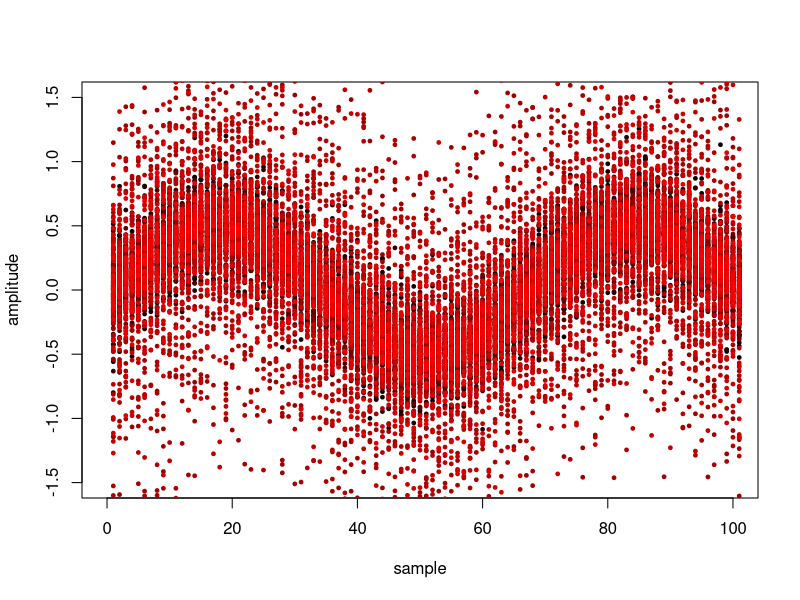

This chart was generated by the following R code:
signal <- function(N=100, frequency=1, amplitude=1) {
  x <- seq(0,1,by=1/N)

  ans <- amplitude * sin(frequency * pi * x)
  
  return(ans)
}
noise <- function(x, multiplier=0.5) {
  amp <- max(x) - min(x)
  ans <- x + rnorm(length(x), sd=multiplier*amp)
  
  return(ans)
}

averagesMethod <- function(x){
  pos <- x > 0
  neg <- x < 0

  sumPos <- sum(pos)
  sumNeg <- sum(neg)

  avPos <- sumPos / length(pos)
  avNeg <- sumNeg / length(neg)

  if (avPos > avNeg) {
    return(+1)
  } else {
    return(-1)
  }
}

detect <- function(y) {
  pos <- sum(y > 0)
  neg <- sum(y < 0)
  
  if (pos > neg) {
    return(+1)
  } else {
    return(-1)
  }
}

plot(0, 0, xlim=c(0,100), ylim=c(-1.5,1.5), type="n", xlab="sample", ylab="amplitude")

dataSample <- signal(100, 3, 0.50)
points(dataSample, pch=19, cex=0.5, col=rgb(0, 1, 0))

# Generated-code to visualize the waves
points(noise(dataSample, 0.254),pch=19, cex=0.5, col=rgb(0.0039215686274509803, 0,0))
points(noise(dataSample, 0.253),pch=19, cex=0.5, col=rgb(0.0078431372549019607, 0,0))
points(noise(dataSample, 0.252),pch=19, cex=0.5, col=rgb(0.011764705882352941, 0,0))
points(noise(dataSample, 0.251),pch=19, cex=0.5, col=rgb(0.015686274509803921, 0,0))
points(noise(dataSample, 0.250),pch=19, cex=0.5, col=rgb(0.019607843137254902, 0,0))
points(noise(dataSample, 0.249),pch=19, cex=0.5, col=rgb(0.023529411764705882, 0,0))
points(noise(dataSample, 0.248),pch=19, cex=0.5, col=rgb(0.027450980392156862, 0,0))
points(noise(dataSample, 0.247),pch=19, cex=0.5, col=rgb(0.031372549019607843, 0,0))
points(noise(dataSample, 0.246),pch=19, cex=0.5, col=rgb(0.035294117647058823, 0,0))
points(noise(dataSample, 0.245),pch=19, cex=0.5, col=rgb(0.039215686274509803, 0,0))
points(noise(dataSample, 0.244),pch=19, cex=0.5, col=rgb(0.043137254901960784, 0,0))
points(noise(dataSample, 0.243),pch=19, cex=0.5, col=rgb(0.047058823529411764, 0,0))
points(noise(dataSample, 0.242),pch=19, cex=0.5, col=rgb(0.050980392156862744, 0,0))
points(noise(dataSample, 0.241),pch=19, cex=0.5, col=rgb(0.054901960784313725, 0,0))
points(noise(dataSample, 0.240),pch=19, cex=0.5, col=rgb(0.058823529411764705, 0,0))
points(noise(dataSample, 0.239),pch=19, cex=0.5, col=rgb(0.062745098039215685, 0,0))
points(noise(dataSample, 0.238),pch=19, cex=0.5, col=rgb(0.066666666666666666, 0,0))
points(noise(dataSample, 0.237),pch=19, cex=0.5, col=rgb(0.070588235294117646, 0,0))
points(noise(dataSample, 0.236),pch=19, cex=0.5, col=rgb(0.074509803921568626, 0,0))
points(noise(dataSample, 0.235),pch=19, cex=0.5, col=rgb(0.078431372549019607, 0,0))
points(noise(dataSample, 0.234),pch=19, cex=0.5, col=rgb(0.082352941176470587, 0,0))
points(noise(dataSample, 0.233),pch=19, cex=0.5, col=rgb(0.086274509803921567, 0,0))
points(noise(dataSample, 0.232),pch=19, cex=0.5, col=rgb(0.090196078431372548, 0,0))
points(noise(dataSample, 0.231),pch=19, cex=0.5, col=rgb(0.094117647058823528, 0,0))
points(noise(dataSample, 0.230),pch=19, cex=0.5, col=rgb(0.098039215686274508, 0,0))
points(noise(dataSample, 0.229),pch=19, cex=0.5, col=rgb(0.10196078431372549, 0,0))
points(noise(dataSample, 0.228),pch=19, cex=0.5, col=rgb(0.10588235294117647, 0,0))
points(noise(dataSample, 0.227),pch=19, cex=0.5, col=rgb(0.10980392156862745, 0,0))
points(noise(dataSample, 0.226),pch=19, cex=0.5, col=rgb(0.11372549019607843, 0,0))
points(noise(dataSample, 0.225),pch=19, cex=0.5, col=rgb(0.11764705882352941, 0,0))
points(noise(dataSample, 0.224),pch=19, cex=0.5, col=rgb(0.12156862745098039, 0,0))
points(noise(dataSample, 0.223),pch=19, cex=0.5, col=rgb(0.12549019607843137, 0,0))
points(noise(dataSample, 0.222),pch=19, cex=0.5, col=rgb(0.12941176470588237, 0,0))
points(noise(dataSample, 0.221),pch=19, cex=0.5, col=rgb(0.13333333333333333, 0,0))
points(noise(dataSample, 0.220),pch=19, cex=0.5, col=rgb(0.13725490196078433, 0,0))
points(noise(dataSample, 0.219),pch=19, cex=0.5, col=rgb(0.14117647058823529, 0,0))
points(noise(dataSample, 0.218),pch=19, cex=0.5, col=rgb(0.14509803921568629, 0,0))
points(noise(dataSample, 0.217),pch=19, cex=0.5, col=rgb(0.14901960784313725, 0,0))
points(noise(dataSample, 0.216),pch=19, cex=0.5, col=rgb(0.15294117647058825, 0,0))
points(noise(dataSample, 0.215),pch=19, cex=0.5, col=rgb(0.15686274509803921, 0,0))
points(noise(dataSample, 0.214),pch=19, cex=0.5, col=rgb(0.16078431372549021, 0,0))
points(noise(dataSample, 0.213),pch=19, cex=0.5, col=rgb(0.16470588235294117, 0,0))
points(noise(dataSample, 0.212),pch=19, cex=0.5, col=rgb(0.16862745098039217, 0,0))
points(noise(dataSample, 0.211),pch=19, cex=0.5, col=rgb(0.17254901960784313, 0,0))
points(noise(dataSample, 0.210),pch=19, cex=0.5, col=rgb(0.17647058823529413, 0,0))
points(noise(dataSample, 0.209),pch=19, cex=0.5, col=rgb(0.1803921568627451, 0,0))
points(noise(dataSample, 0.208),pch=19, cex=0.5, col=rgb(0.18431372549019609, 0,0))
points(noise(dataSample, 0.207),pch=19, cex=0.5, col=rgb(0.18823529411764706, 0,0))
points(noise(dataSample, 0.206),pch=19, cex=0.5, col=rgb(0.19215686274509805, 0,0))
points(noise(dataSample, 0.205),pch=19, cex=0.5, col=rgb(0.19607843137254902, 0,0))
points(noise(dataSample, 0.204),pch=19, cex=0.5, col=rgb(0.20000000000000001, 0,0))
points(noise(dataSample, 0.203),pch=19, cex=0.5, col=rgb(0.20392156862745098, 0,0))
points(noise(dataSample, 0.202),pch=19, cex=0.5, col=rgb(0.20784313725490197, 0,0))
points(noise(dataSample, 0.201),pch=19, cex=0.5, col=rgb(0.21176470588235294, 0,0))
points(noise(dataSample, 0.200),pch=19, cex=0.5, col=rgb(0.21568627450980393, 0,0))
points(noise(dataSample, 0.199),pch=19, cex=0.5, col=rgb(0.2196078431372549, 0,0))
points(noise(dataSample, 0.198),pch=19, cex=0.5, col=rgb(0.22352941176470589, 0,0))
points(noise(dataSample, 0.197),pch=19, cex=0.5, col=rgb(0.22745098039215686, 0,0))
points(noise(dataSample, 0.196),pch=19, cex=0.5, col=rgb(0.23137254901960785, 0,0))
points(noise(dataSample, 0.195),pch=19, cex=0.5, col=rgb(0.23529411764705882, 0,0))
points(noise(dataSample, 0.194),pch=19, cex=0.5, col=rgb(0.23921568627450981, 0,0))
points(noise(dataSample, 0.193),pch=19, cex=0.5, col=rgb(0.24313725490196078, 0,0))
points(noise(dataSample, 0.192),pch=19, cex=0.5, col=rgb(0.24705882352941178, 0,0))
points(noise(dataSample, 0.191),pch=19, cex=0.5, col=rgb(0.25098039215686274, 0,0))
points(noise(dataSample, 0.190),pch=19, cex=0.5, col=rgb(0.25490196078431371, 0,0))
points(noise(dataSample, 0.189),pch=19, cex=0.5, col=rgb(0.25882352941176473, 0,0))
points(noise(dataSample, 0.188),pch=19, cex=0.5, col=rgb(0.2627450980392157, 0,0))
points(noise(dataSample, 0.187),pch=19, cex=0.5, col=rgb(0.26666666666666666, 0,0))
points(noise(dataSample, 0.186),pch=19, cex=0.5, col=rgb(0.27058823529411763, 0,0))
points(noise(dataSample, 0.185),pch=19, cex=0.5, col=rgb(0.27450980392156865, 0,0))
points(noise(dataSample, 0.184),pch=19, cex=0.5, col=rgb(0.27843137254901962, 0,0))
points(noise(dataSample, 0.183),pch=19, cex=0.5, col=rgb(0.28235294117647058, 0,0))
points(noise(dataSample, 0.182),pch=19, cex=0.5, col=rgb(0.28627450980392155, 0,0))
points(noise(dataSample, 0.181),pch=19, cex=0.5, col=rgb(0.29019607843137257, 0,0))
points(noise(dataSample, 0.180),pch=19, cex=0.5, col=rgb(0.29411764705882354, 0,0))
points(noise(dataSample, 0.179),pch=19, cex=0.5, col=rgb(0.29803921568627451, 0,0))
points(noise(dataSample, 0.178),pch=19, cex=0.5, col=rgb(0.30196078431372547, 0,0))
points(noise(dataSample, 0.177),pch=19, cex=0.5, col=rgb(0.30588235294117649, 0,0))
points(noise(dataSample, 0.176),pch=19, cex=0.5, col=rgb(0.30980392156862746, 0,0))
points(noise(dataSample, 0.175),pch=19, cex=0.5, col=rgb(0.31372549019607843, 0,0))
points(noise(dataSample, 0.174),pch=19, cex=0.5, col=rgb(0.31764705882352939, 0,0))
points(noise(dataSample, 0.173),pch=19, cex=0.5, col=rgb(0.32156862745098042, 0,0))
points(noise(dataSample, 0.172),pch=19, cex=0.5, col=rgb(0.32549019607843138, 0,0))
points(noise(dataSample, 0.171),pch=19, cex=0.5, col=rgb(0.32941176470588235, 0,0))
points(noise(dataSample, 0.170),pch=19, cex=0.5, col=rgb(0.33333333333333331, 0,0))
points(noise(dataSample, 0.169),pch=19, cex=0.5, col=rgb(0.33725490196078434, 0,0))
points(noise(dataSample, 0.168),pch=19, cex=0.5, col=rgb(0.3411764705882353, 0,0))
points(noise(dataSample, 0.167),pch=19, cex=0.5, col=rgb(0.34509803921568627, 0,0))
points(noise(dataSample, 0.166),pch=19, cex=0.5, col=rgb(0.34901960784313724, 0,0))
points(noise(dataSample, 0.165),pch=19, cex=0.5, col=rgb(0.35294117647058826, 0,0))
points(noise(dataSample, 0.164),pch=19, cex=0.5, col=rgb(0.35686274509803922, 0,0))
points(noise(dataSample, 0.163),pch=19, cex=0.5, col=rgb(0.36078431372549019, 0,0))
points(noise(dataSample, 0.162),pch=19, cex=0.5, col=rgb(0.36470588235294116, 0,0))
points(noise(dataSample, 0.161),pch=19, cex=0.5, col=rgb(0.36862745098039218, 0,0))
points(noise(dataSample, 0.160),pch=19, cex=0.5, col=rgb(0.37254901960784315, 0,0))
points(noise(dataSample, 0.159),pch=19, cex=0.5, col=rgb(0.37647058823529411, 0,0))
points(noise(dataSample, 0.158),pch=19, cex=0.5, col=rgb(0.38039215686274508, 0,0))
points(noise(dataSample, 0.157),pch=19, cex=0.5, col=rgb(0.3843137254901961, 0,0))
points(noise(dataSample, 0.156),pch=19, cex=0.5, col=rgb(0.38823529411764707, 0,0))
points(noise(dataSample, 0.155),pch=19, cex=0.5, col=rgb(0.39215686274509803, 0,0))
points(noise(dataSample, 0.154),pch=19, cex=0.5, col=rgb(0.396078431372549, 0,0))
points(noise(dataSample, 0.153),pch=19, cex=0.5, col=rgb(0.40000000000000002, 0,0))
points(noise(dataSample, 0.152),pch=19, cex=0.5, col=rgb(0.40392156862745099, 0,0))
points(noise(dataSample, 0.151),pch=19, cex=0.5, col=rgb(0.40784313725490196, 0,0))
points(noise(dataSample, 0.150),pch=19, cex=0.5, col=rgb(0.41176470588235292, 0,0))
points(noise(dataSample, 0.149),pch=19, cex=0.5, col=rgb(0.41568627450980394,0,0))
points(noise(dataSample, 0.148),pch=19, cex=0.5, col=rgb(0.41960784313725491,0,0))
points(noise(dataSample, 0.147),pch=19, cex=0.5, col=rgb(0.42352941176470588,0,0))
points(noise(dataSample, 0.146),pch=19, cex=0.5, col=rgb(0.42745098039215684,0,0))
points(noise(dataSample, 0.145),pch=19, cex=0.5, col=rgb(0.43137254901960786,0,0))
points(noise(dataSample, 0.144),pch=19, cex=0.5, col=rgb(0.43529411764705883,0,0))
points(noise(dataSample, 0.143),pch=19, cex=0.5, col=rgb(0.4392156862745098,0,0))
points(noise(dataSample, 0.142),pch=19, cex=0.5, col=rgb(0.44313725490196076,0,0))
points(noise(dataSample, 0.141),pch=19, cex=0.5, col=rgb(0.44705882352941179,0,0))
points(noise(dataSample, 0.140),pch=19, cex=0.5, col=rgb(0.45098039215686275,0,0))
points(noise(dataSample, 0.139),pch=19, cex=0.5, col=rgb(0.45490196078431372,0,0))
points(noise(dataSample, 0.138),pch=19, cex=0.5, col=rgb(0.45882352941176469,0,0))
points(noise(dataSample, 0.137),pch=19, cex=0.5, col=rgb(0.46274509803921571,0,0))
points(noise(dataSample, 0.136),pch=19, cex=0.5, col=rgb(0.46666666666666667,0,0))
points(noise(dataSample, 0.135),pch=19, cex=0.5, col=rgb(0.47058823529411764,0,0))
points(noise(dataSample, 0.134),pch=19, cex=0.5, col=rgb(0.47450980392156861,0,0))
points(noise(dataSample, 0.133),pch=19, cex=0.5, col=rgb(0.47843137254901963,0,0))
points(noise(dataSample, 0.132),pch=19, cex=0.5, col=rgb(0.4823529411764706, 0,0))
points(noise(dataSample, 0.131),pch=19, cex=0.5, col=rgb(0.48627450980392156,0,0))
points(noise(dataSample, 0.130),pch=19, cex=0.5, col=rgb(0.49019607843137253,0,0))
points(noise(dataSample, 0.129),pch=19, cex=0.5, col=rgb(0.49411764705882355,0,0))
points(noise(dataSample, 0.128),pch=19, cex=0.5, col=rgb(0.49803921568627452,0,0))
points(noise(dataSample, 0.127),pch=19, cex=0.5, col=rgb(0.50196078431372548,0,0))
points(noise(dataSample, 0.126),pch=19, cex=0.5, col=rgb(0.50588235294117645,0,0))
points(noise(dataSample, 0.125),pch=19, cex=0.5, col=rgb(0.50980392156862742,0,0))
points(noise(dataSample, 0.124),pch=19, cex=0.5, col=rgb(0.51372549019607838,0,0))
points(noise(dataSample, 0.123),pch=19, cex=0.5, col=rgb(0.51764705882352946,0,0))
points(noise(dataSample, 0.122),pch=19, cex=0.5, col=rgb(0.52156862745098043,0,0))
points(noise(dataSample, 0.121),pch=19, cex=0.5, col=rgb(0.52549019607843139,0,0))
points(noise(dataSample, 0.120),pch=19, cex=0.5, col=rgb(0.52941176470588236,0,0))
points(noise(dataSample, 0.119),pch=19, cex=0.5, col=rgb(0.53333333333333333,0,0))
points(noise(dataSample, 0.118),pch=19, cex=0.5, col=rgb(0.53725490196078429,0,0))
points(noise(dataSample, 0.117),pch=19, cex=0.5, col=rgb(0.54117647058823526,0,0))
points(noise(dataSample, 0.116),pch=19, cex=0.5, col=rgb(0.54509803921568623,0,0))
points(noise(dataSample, 0.115),pch=19, cex=0.5, col=rgb(0.5490196078431373, 0,0))
points(noise(dataSample, 0.114),pch=19, cex=0.5, col=rgb(0.55294117647058827,0,0))
points(noise(dataSample, 0.113),pch=19, cex=0.5, col=rgb(0.55686274509803924,0,0))
points(noise(dataSample, 0.112),pch=19, cex=0.5, col=rgb(0.5607843137254902, 0,0))
points(noise(dataSample, 0.111),pch=19, cex=0.5, col=rgb(0.56470588235294117,0,0))
points(noise(dataSample, 0.110),pch=19, cex=0.5, col=rgb(0.56862745098039214,0,0))
points(noise(dataSample, 0.109),pch=19, cex=0.5, col=rgb(0.5725490196078431, 0,0))
points(noise(dataSample, 0.108),pch=19, cex=0.5, col=rgb(0.57647058823529407,0,0))
points(noise(dataSample, 0.107),pch=19, cex=0.5, col=rgb(0.58039215686274515,0,0))
points(noise(dataSample, 0.106),pch=19, cex=0.5, col=rgb(0.58431372549019611,0,0))
points(noise(dataSample, 0.105),pch=19, cex=0.5, col=rgb(0.58823529411764708,0,0))
points(noise(dataSample, 0.104),pch=19, cex=0.5, col=rgb(0.59215686274509804,0,0))
points(noise(dataSample, 0.103),pch=19, cex=0.5, col=rgb(0.59607843137254901,0,0))
points(noise(dataSample, 0.102),pch=19, cex=0.5, col=rgb(0.59999999999999998,0,0))
points(noise(dataSample, 0.101),pch=19, cex=0.5, col=rgb(0.60392156862745094,0,0))
points(noise(dataSample, 0.100),pch=19, cex=0.5, col=rgb(0.60784313725490191,0,0))
points(noise(dataSample, 0.99),pch=19, cex=0.5, col=rgb(0.61176470588235299, 0,0))
points(noise(dataSample, 0.98),pch=19, cex=0.5, col=rgb(0.61568627450980395, 0,0))
points(noise(dataSample, 0.97),pch=19, cex=0.5, col=rgb(0.61960784313725492, 0,0))
points(noise(dataSample, 0.96),pch=19, cex=0.5, col=rgb(0.62352941176470589, 0,0))
points(noise(dataSample, 0.95),pch=19, cex=0.5, col=rgb(0.62745098039215685, 0,0))
points(noise(dataSample, 0.94),pch=19, cex=0.5, col=rgb(0.63137254901960782, 0,0))
points(noise(dataSample, 0.93),pch=19, cex=0.5, col=rgb(0.63529411764705879, 0,0))
points(noise(dataSample, 0.92),pch=19, cex=0.5, col=rgb(0.63921568627450975, 0,0))
points(noise(dataSample, 0.91),pch=19, cex=0.5, col=rgb(0.64313725490196083, 0,0))
points(noise(dataSample, 0.90),pch=19, cex=0.5, col=rgb(0.6470588235294118,  0,0))
points(noise(dataSample, 0.89),pch=19, cex=0.5, col=rgb(0.65098039215686276, 0,0))
points(noise(dataSample, 0.88),pch=19, cex=0.5, col=rgb(0.65490196078431373, 0,0))
points(noise(dataSample, 0.87),pch=19, cex=0.5, col=rgb(0.6588235294117647,  0,0))
points(noise(dataSample, 0.86),pch=19, cex=0.5, col=rgb(0.66274509803921566, 0,0))
points(noise(dataSample, 0.85),pch=19, cex=0.5, col=rgb(0.66666666666666663, 0,0))
points(noise(dataSample, 0.84),pch=19, cex=0.5, col=rgb(0.6705882352941176,  0,0))
points(noise(dataSample, 0.83),pch=19, cex=0.5, col=rgb(0.67450980392156867, 0,0))
points(noise(dataSample, 0.82),pch=19, cex=0.5, col=rgb(0.67843137254901964, 0,0))
points(noise(dataSample, 0.81),pch=19, cex=0.5, col=rgb(0.68235294117647061, 0,0))
points(noise(dataSample, 0.80),pch=19, cex=0.5, col=rgb(0.68627450980392157, 0,0))
points(noise(dataSample, 0.79),pch=19, cex=0.5, col=rgb(0.69019607843137254, 0,0))
points(noise(dataSample, 0.78),pch=19, cex=0.5, col=rgb(0.69411764705882351, 0,0))
points(noise(dataSample, 0.77),pch=19, cex=0.5, col=rgb(0.69803921568627447, 0,0))
points(noise(dataSample, 0.76),pch=19, cex=0.5, col=rgb(0.70196078431372544, 0,0))
points(noise(dataSample, 0.75),pch=19, cex=0.5, col=rgb(0.70588235294117652, 0,0))
points(noise(dataSample, 0.74),pch=19, cex=0.5, col=rgb(0.70980392156862748, 0,0))
points(noise(dataSample, 0.73),pch=19, cex=0.5, col=rgb(0.71372549019607845, 0,0))
points(noise(dataSample, 0.72),pch=19, cex=0.5, col=rgb(0.71764705882352942, 0,0))
points(noise(dataSample, 0.71),pch=19, cex=0.5, col=rgb(0.72156862745098038, 0,0))
points(noise(dataSample, 0.70),pch=19, cex=0.5, col=rgb(0.72549019607843135, 0,0))
points(noise(dataSample, 0.69),pch=19, cex=0.5, col=rgb(0.72941176470588232, 0,0))
points(noise(dataSample, 0.68),pch=19, cex=0.5, col=rgb(0.73333333333333328, 0,0))
points(noise(dataSample, 0.67),pch=19, cex=0.5, col=rgb(0.73725490196078436, 0,0))
points(noise(dataSample, 0.66),pch=19, cex=0.5, col=rgb(0.74117647058823533, 0,0))
points(noise(dataSample, 0.65),pch=19, cex=0.5, col=rgb(0.74509803921568629, 0,0))
points(noise(dataSample, 0.64),pch=19, cex=0.5, col=rgb(0.74901960784313726, 0,0))
points(noise(dataSample, 0.63),pch=19, cex=0.5, col=rgb(0.75294117647058822, 0,0))
points(noise(dataSample, 0.62),pch=19, cex=0.5, col=rgb(0.75686274509803919, 0,0))
points(noise(dataSample, 0.61),pch=19, cex=0.5, col=rgb(0.76078431372549016, 0,0))
points(noise(dataSample, 0.60),pch=19, cex=0.5, col=rgb(0.76470588235294112, 0,0))
points(noise(dataSample, 0.59),pch=19, cex=0.5, col=rgb(0.7686274509803922,  0,0))
points(noise(dataSample, 0.58),pch=19, cex=0.5, col=rgb(0.77254901960784317, 0,0))
points(noise(dataSample, 0.57),pch=19, cex=0.5, col=rgb(0.77647058823529413, 0,0))
points(noise(dataSample, 0.56),pch=19, cex=0.5, col=rgb(0.7803921568627451,  0,0))
points(noise(dataSample, 0.55),pch=19, cex=0.5, col=rgb(0.78431372549019607, 0,0))
points(noise(dataSample, 0.54),pch=19, cex=0.5, col=rgb(0.78823529411764703, 0,0))
points(noise(dataSample, 0.53),pch=19, cex=0.5, col=rgb(0.792156862745098,   0,0))
points(noise(dataSample, 0.52),pch=19, cex=0.5, col=rgb(0.79607843137254897, 0,0))
points(noise(dataSample, 0.51),pch=19, cex=0.5, col=rgb(0.80000000000000004, 0,0))
points(noise(dataSample, 0.50),pch=19, cex=0.5, col=rgb(0.80392156862745101, 0,0))
points(noise(dataSample, 0.49),pch=19, cex=0.5, col=rgb(0.80784313725490198, 0,0))
points(noise(dataSample, 0.48),pch=19, cex=0.5, col=rgb(0.81176470588235294, 0,0))
points(noise(dataSample, 0.47),pch=19, cex=0.5, col=rgb(0.81568627450980391, 0,0))
points(noise(dataSample, 0.46),pch=19, cex=0.5, col=rgb(0.81960784313725488, 0,0))
points(noise(dataSample, 0.45),pch=19, cex=0.5, col=rgb(0.82352941176470584, 0,0))
points(noise(dataSample, 0.44),pch=19, cex=0.5, col=rgb(0.82745098039215681, 0,0))
points(noise(dataSample, 0.43),pch=19, cex=0.5, col=rgb(0.83137254901960789, 0,0))
points(noise(dataSample, 0.42),pch=19, cex=0.5, col=rgb(0.83529411764705885, 0,0))
points(noise(dataSample, 0.41),pch=19, cex=0.5, col=rgb(0.83921568627450982, 0,0))
points(noise(dataSample, 0.40),pch=19, cex=0.5, col=rgb(0.84313725490196079, 0,0))
points(noise(dataSample, 0.39),pch=19, cex=0.5, col=rgb(0.84705882352941175, 0,0))
points(noise(dataSample, 0.38),pch=19, cex=0.5, col=rgb(0.85098039215686272, 0,0))
points(noise(dataSample, 0.37),pch=19, cex=0.5, col=rgb(0.85490196078431369, 0,0))
points(noise(dataSample, 0.36),pch=19, cex=0.5, col=rgb(0.85882352941176465, 0,0))
points(noise(dataSample, 0.35),pch=19, cex=0.5, col=rgb(0.86274509803921573, 0,0))
points(noise(dataSample, 0.34),pch=19, cex=0.5, col=rgb(0.8666666666666667,  0,0))
points(noise(dataSample, 0.33),pch=19, cex=0.5, col=rgb(0.87058823529411766, 0,0))
points(noise(dataSample, 0.32),pch=19, cex=0.5, col=rgb(0.87450980392156863, 0,0))
points(noise(dataSample, 0.31),pch=19, cex=0.5, col=rgb(0.8784313725490196,  0,0))
points(noise(dataSample, 0.30),pch=19, cex=0.5, col=rgb(0.88235294117647056, 0,0))
points(noise(dataSample, 0.29),pch=19, cex=0.5, col=rgb(0.88627450980392153, 0,0))
points(noise(dataSample, 0.28),pch=19, cex=0.5, col=rgb(0.8901960784313725,  0,0))
points(noise(dataSample, 0.27),pch=19, cex=0.5, col=rgb(0.89411764705882357, 0,0))
points(noise(dataSample, 0.26),pch=19, cex=0.5, col=rgb(0.89803921568627454, 0,0))
points(noise(dataSample, 0.25),pch=19, cex=0.5, col=rgb(0.90196078431372551, 0,0))
points(noise(dataSample, 0.24),pch=19, cex=0.5, col=rgb(0.90588235294117647, 0,0))
points(noise(dataSample, 0.23),pch=19, cex=0.5, col=rgb(0.90980392156862744, 0,0))
points(noise(dataSample, 0.22),pch=19, cex=0.5, col=rgb(0.9137254901960784,  0,0))
points(noise(dataSample, 0.21),pch=19, cex=0.5, col=rgb(0.91764705882352937, 0,0))
points(noise(dataSample, 0.20),pch=19, cex=0.5, col=rgb(0.92156862745098034, 0,0))
points(noise(dataSample, 0.19),pch=19, cex=0.5, col=rgb(0.92549019607843142, 0,0))
points(noise(dataSample, 0.18),pch=19, cex=0.5, col=rgb(0.92941176470588238, 0,0))
points(noise(dataSample, 0.17),pch=19, cex=0.5, col=rgb(0.93333333333333335, 0,0))
points(noise(dataSample, 0.16),pch=19, cex=0.5, col=rgb(0.93725490196078431, 0,0))
points(noise(dataSample, 0.15),pch=19, cex=0.5, col=rgb(0.94117647058823528, 0,0))
points(noise(dataSample, 0.14),pch=19, cex=0.5, col=rgb(0.94509803921568625, 0,0))
points(noise(dataSample, 0.13),pch=19, cex=0.5, col=rgb(0.94901960784313721, 0,0))
points(noise(dataSample, 0.12),pch=19, cex=0.5, col=rgb(0.95294117647058818, 0,0))
points(noise(dataSample, 0.11),pch=19, cex=0.5, col=rgb(0.95686274509803926, 0,0))
points(noise(dataSample, 0.11),pch=19, cex=0.5, col=rgb(0.95686274509803926, 0,0))
points(noise(dataSample, 0.11),pch=19, cex=0.5, col=rgb(0.95686274509803926, 0,0))
points(noise(dataSample, 0.11),pch=19, cex=0.5, col=rgb(0.95686274509803926, 0,0))
points(noise(dataSample, 0.11),pch=19, cex=0.5, col=rgb(0.95686274509803926, 0,0))
points(noise(dataSample, 0.11),pch=19, cex=0.5, col=rgb(0.95686274509803926, 0,0))
points(noise(dataSample, 0.11),pch=19, cex=0.5, col=rgb(0.95686274509803926, 0,0))
points(noise(dataSample, 0.11),pch=19, cex=0.5, col=rgb(0.95686274509803926, 0,0))
points(noise(dataSample, 0.11),pch=19, cex=0.5, col=rgb(0.95686274509803926, 0,0))
points(noise(dataSample, 0.11),pch=19, cex=0.5, col=rgb(0.95686274509803926, 0,0))
points(noise(dataSample, 0.11),pch=19, cex=0.5, col=rgb(0.95686274509803926, 0,0))
points(noise(dataSample, 0.11),pch=19, cex=0.5, col=rgb(0.95686274509803926, 0,0))
points(noise(dataSample, 0.00),pch=19, cex=0.5, col=rgb(1.0, 0,0))


